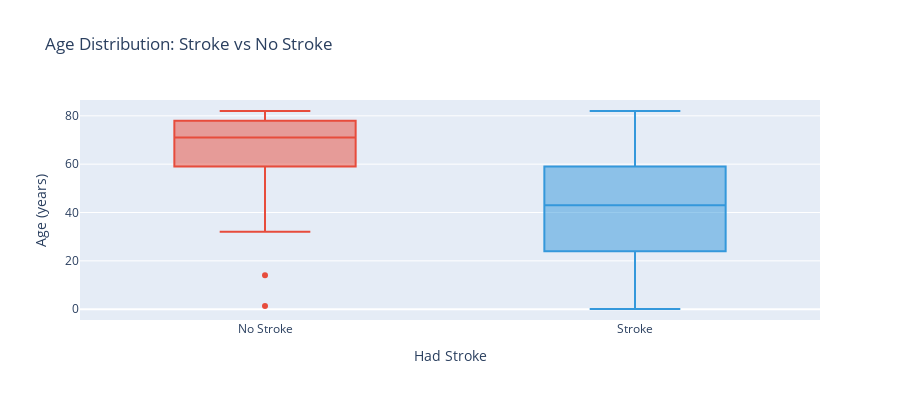

The code cell stored with this chart in its notebook:
### Markdown cell above
### Reflection
The pie chart that illustrated the distribution of participants: males comprised 58.6%, females accounted for 41.4%, and others represented 0.01%.

### Code cell
#Age Distribution by stroke
#What is the median age of the patients with stroke and without stroke?

fig_box = px.box(
    df,
    y='Age',
    x='Stroke',
    title='Age Distribution: Stroke vs No Stroke',
    labels={'Age': 'Age (years)', 'Stroke': 'Had Stroke'},
    color='Stroke',
    color_discrete_map={0: '#3498db', 1: '#e74c3c'}
)

# Customize axes and layout
fig_box.update_xaxes(ticktext=['No Stroke', 'Stroke'], tickvals=[0, 1])
fig_box.update_layout(height=400, showlegend=False)

# Display chart
fig_box.show()

### Figure 1 — Plotly figure (JSON) as saved in the notebook; plotly's stock layout.template omitted (floating-point values rounded to 4 significant figures; data arrays with more than 128 entries replaced by an {"elided": "..."} marker saying what was removed)
{"data": [{"alignmentgroup": "True", "hovertemplate": "Had Stroke=%{x}<br>Age (years)=%{y}<extra></extra>", "legendgroup": "True", "marker": {"color": "#e74c3c"}, "name": "True", "notched": false, "offsetgroup": "True", "orientation": "v", "showlegend": true, "type": "box", "x": {"elided": "249 bool values"}, "x0": " ", "xaxis": "x", "y": {"elided": "249 float values"}, "y0": " ", "yaxis": "y"}, {"alignmentgroup": "True", "hovertemplate": "Had Stroke=%{x}<br>Age (years)=%{y}<extra></extra>", "legendgroup": "False", "marker": {"color": "#3498db"}, "name": "False", "notched": false, "offsetgroup": "False", "orientation": "v", "showlegend": true, "type": "box", "x": {"elided": "4861 bool values"}, "x0": " ", "xaxis": "x", "y": {"elided": "4861 float values"}, "y0": " ", "yaxis": "y"}], "layout": {"boxmode": "overlay", "height": 400, "legend": {"title": {"text": "Had Stroke"}, "tracegroupgap": 0}, "showlegend": false, "title": {"text": "Age Distribution: Stroke vs No Stroke"}, "xaxis": {"anchor": "y", "categoryarray": [true, false], "categoryorder": "array", "domain": [0, 1], "ticktext": ["No Stroke", "Stroke"], "tickvals": [0, 1], "title": {"text": "Had Stroke"}}, "yaxis": {"anchor": "x", "domain": [0, 1], "title": {"text": "Age (years)"}}}}
